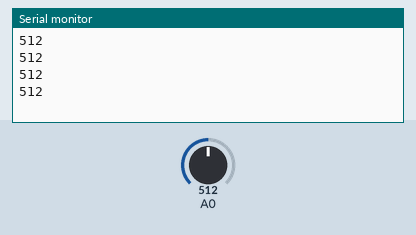
A sketch run on a simulated Arduino Uno, built with avr-gcc and run on an emulated ATmega328P. Shown: the last lines printed to the serial monitor. Inputs (shaded band) come from the test bench; at power-on: A0 = 512.

Above: at 1.2 s.
1.3 s: A0 set to 716
At 1.71 s:
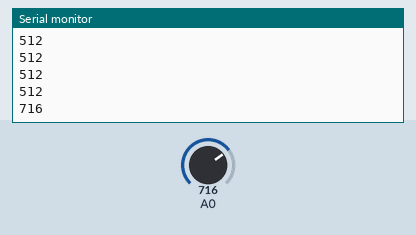
2.8 s: A0 set to 900
At 2.91 s:
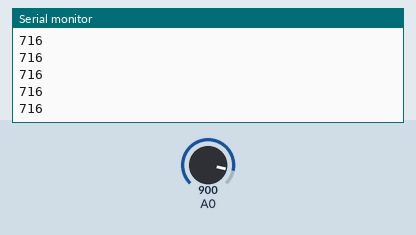
Timing chart, 0 to 5.8 s (numbered marks = the images above; inputs shaded):
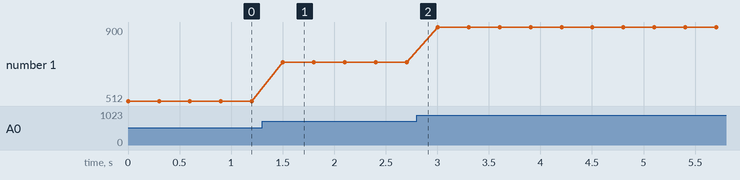

Measured:
- after the input at 1.3 s, the serial monitor: prints a new line after 0.20 s (image 1)
- plotted number 1: 512 → 716 after the input at 1.3 s, 716 → 900 after the input at 2.8 s

The sketch:

ldr-test.ino
```cpp
int adcValue, sensorValue;
void setup() {
  // put your setup code here, to run once:
  Serial.begin(9600); // set de velocidade da porta serial
}

void loop() {
  // put your main code here, to run repeatedly:
  adcValue = analogRead(A0); //lendo a porta analogica
  Serial.println(adcValue); //Imprime o valor convertido
  delay(300); // evita sobrecarga de leitura do sensor
}
```
